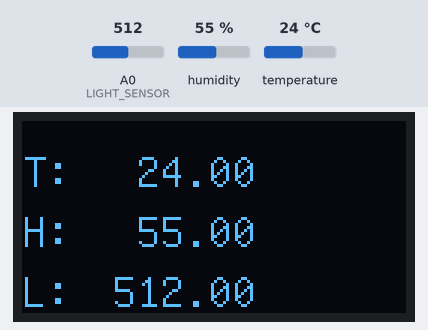
This sketch was run on a simulated Arduino Uno, built with avr-gcc and run on an emulated ATmega328P. Shown: 128×64 one-colour display. The inputs (shaded band) are chosen by the test bench; at power-on: humidity 55 %, A0 (LIGHT_SENSOR) = 512, temperature 24 °C.

Above: at 3.4 s.
3.5 s: humidity set to 22 %
At 6.4 s:
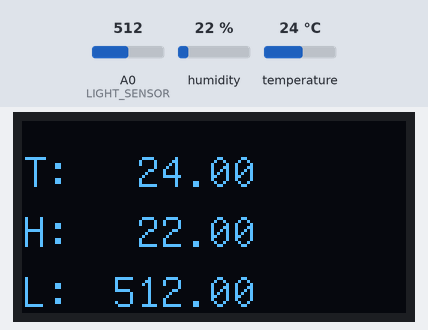
7.6 s: A0 (LIGHT_SENSOR) set to 716
At 9.4 s:
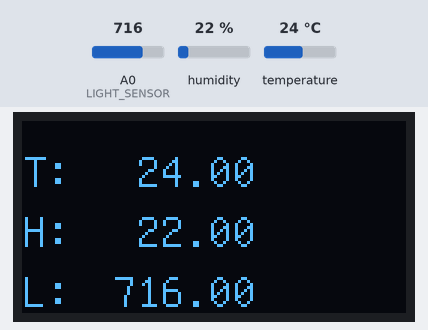
11.7 s: temperature set to 12 °C
At 15.3 s:
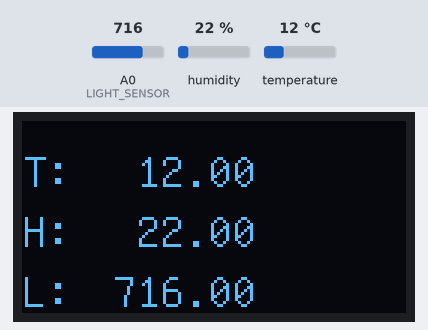
15.8 s: A0 (LIGHT_SENSOR) set to 900
At 17.4 s:
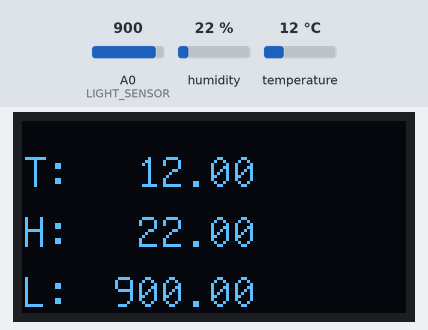
19.9 s: humidity set to 40 %
At 22.9 s:
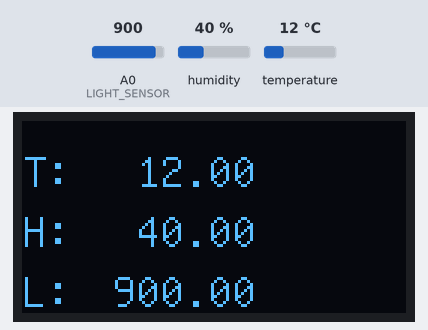
24.0 s: A0 (LIGHT_SENSOR) set to 1023
At 25.4 s:
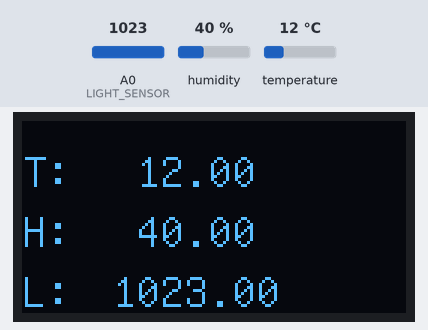
Timing chart, 0 to 27.0 s (numbered marks = the images above; inputs shaded):
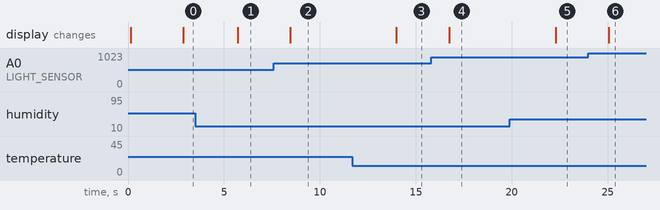

Measured:
- after the input at 3.5 s, the display: changes after 2.2 s (image 1)
- after the input at 7.6 s, the display: changes after 0.87 s (image 2)
- after the input at 11.7 s, the display: changes after 2.3 s (image 3)
- after the input at 15.8 s, the display: changes after 0.95 s (image 4)
- after the input at 19.9 s, the display: changes after 2.4 s (image 5)
- after the input at 24.0 s, the display: changes after 1.1 s (image 6)

The sketch:

ExternalArduino.ino
```cpp
#include <ArduinoJson.h>
#include <U8glib.h>

char str[8];
U8GLIB_SSD1306_128X64 u8g(U8G_I2C_OPT_NONE | U8G_I2C_OPT_DEV_0);

#define LIGHT_SENSOR A0

#include<SoftwareSerial.h>
SoftwareSerial BTSerial(2, 3); //Rx,TX

#include "DHT.h"

#define DHTPIN 7
#define DHTTYPE DHT11   // DHT 11
DHT dht(DHTPIN, DHTTYPE);

void setup() {
  BTSerial.begin(9600); //use the same UART value read at point #8 of the sketch_17
  delay(100);
  Serial.begin(4800);
  pinMode(2, INPUT);
  pinMode(3, OUTPUT);
  u8g.begin();

  dht.begin();
}

void loop() {

  const unsigned long fiveMinutes = 2 * 60 * 1000UL; //da mettere 5 per il progetto vero
  static unsigned long lastSampleTime = 0 - fiveMinutes;  // initialize such that a reading is due the first time through loop()
  unsigned long now = millis();

  delay(2500);

  // Reading temperature or humidity takes about 250 milliseconds!
  // Sensor readings may also be up to 2 seconds 'old' (its a very slow sensor)
  float h = dht.readHumidity();
  float t = dht.readTemperature();

  float lastT;
  float lastH;

  int l = analogRead(LIGHT_SENSOR);

  u8g.firstPage();
  do {
    u8g.setFont(u8g_font_unifont);
    u8g.drawStr(0, 22, "T: ");
    if (!isnan(t)) {
      lastT = t;
      dtostrf(t, 6, 2, str);
    } else {
      dtostrf(lastT, 6, 2, str);
    }
    //dtostrf(t, 6, 2, str);
    u8g.drawStr(30, 22, str);

    u8g.drawStr(0, 42, "H:");
    if (!isnan(h)) {
      lastH = h;
      dtostrf(h, 6, 2, str);
    } else {
      dtostrf(lastH, 6, 2, str);
    }
    //dtostrf(h, 6, 2, str);
    u8g.drawStr(30, 42, str);

    u8g.drawStr(0, 62, "L:");
    dtostrf(l, 6, 2, str);
    u8g.drawStr(30, 62, str);
  }
  while (u8g.nextPage());

  if (now - lastSampleTime >= fiveMinutes)
  {
    lastSampleTime += fiveMinutes;

    DynamicJsonDocument doc(1024);

    if (!isnan(t)) {
      lastT = t;
      doc["extTemp"] = String(t);
    } else {
      doc["extTemp"] = String(lastT);
    }

    if (!isnan(h)) {
      lastH = h;
      doc["extHum"] = String(h);
    } else {
      doc["extHum"] = String(lastH);
    }

    //doc["extTemp"] = String(t);
    //doc["extHum"] = String(h);
    doc["luminosity"] = String(l);

    serializeJson(doc, BTSerial);
  }
}
```
